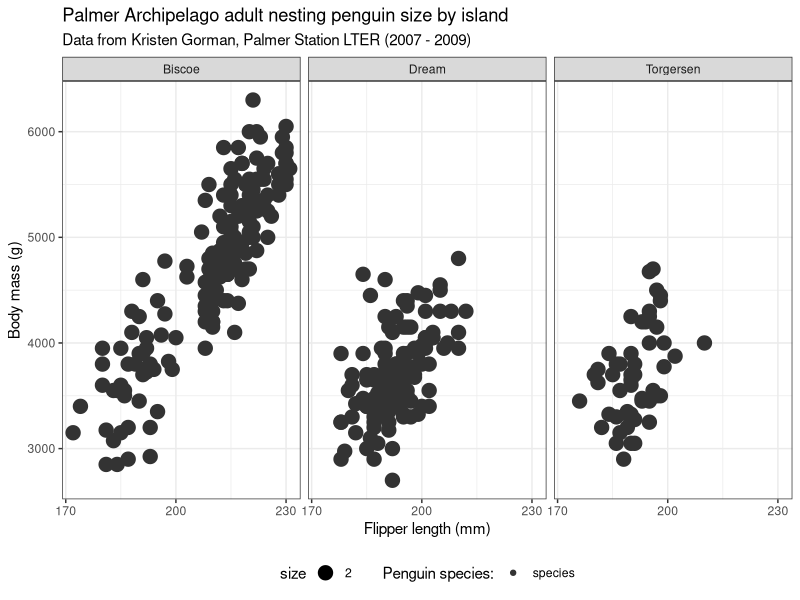
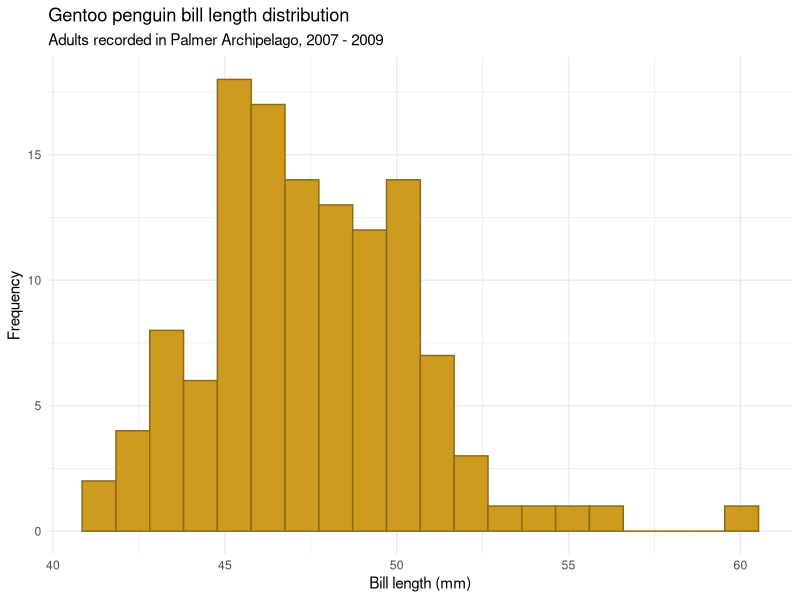

Recreate these plots in R, in order.
## ---- chunk 1
knitr::opts_chunk$set(echo = TRUE, message = FALSE)
library(palmerpenguins)
library(tidyverse) 
library(kableExtra) # Note: you probably need to install this package
## ---- chunk 2
ggplot(data = penguins, 
       aes(x = flipper_length_mm, y = body_mass_g)) +
  geom_point(aes(color = "species", size = 2)) + 
  scale_color_manual(values = c("gray20","orange","cyan4"), 
                     name = "Penguin species:") +
  scale_x_continuous(breaks=c(170, 200, 230)) +
  theme_bw() +
  facet_wrap(~ island) +
  labs(y = "Body mass (g)",
       x = "Flipper length (mm)", 
       title = "Palmer Archipelago adult nesting penguin size by island",
       subtitle = "Data from Kristen Gorman, Palmer Station LTER (2007 - 2009)") +
  theme(legend.position = "bottom")
## ---- chunk 3
gentoo <- penguins %>%
  filter(species == "Gentoo")

ggplot(data = gentoo, aes(x = bill_length_mm)) +
  geom_histogram(fill = "goldenrod3", 
                 color = "goldenrod4",
                 bins = 20) +
  theme_minimal() +
  labs(x = "Bill length (mm)",
       y = "Frequency",
       title = "Gentoo penguin bill length distribution",
       subtitle = "Adults recorded in Palmer Archipelago, 2007 - 2009")
## ---- chunk 4
f_penguin_mass <- penguins %>% 
  filter(sex == "female") %>%
  group_by(species) %>%
  summarize(mean_mass_g = mean(body_mass_g, na.rm = TRUE),
            max_mass_g = max(body_mass_g),
            sample_size = n())

f_penguin_mass %>% 
  kable(col.names = c("Species",
                      "Mean body mass (g)", 
                      "Max body mass (g)",
                      "Sample size (n)")) %>% 
  kable_styling(full_width = FALSE)
## ---- chunk 5
adelie_chinstrap_mass_top5 <- penguins %>%
  filter(species %in% c("Adelie", "Chinstrap"), year == 2008) %>%
  select(species, body_mass_g, flipper_length_mm) %>%
  mutate(mass_kg = body_mass_g / 1000) %>%
  select (-body_mass_g) %>%
  rename(flip_mm = flipper_length_mm) %>% 
  group_by(species) %>% 
  slice_max(order_by = mass_kg, n = 5)
  
adelie_chinstrap_mass_top5 %>% 
  kable(col.names = c("Species",
                      "flip_mm ",
                      "Body mass (kg)")) %>%  
  kable_styling(full_width = FALSE)
